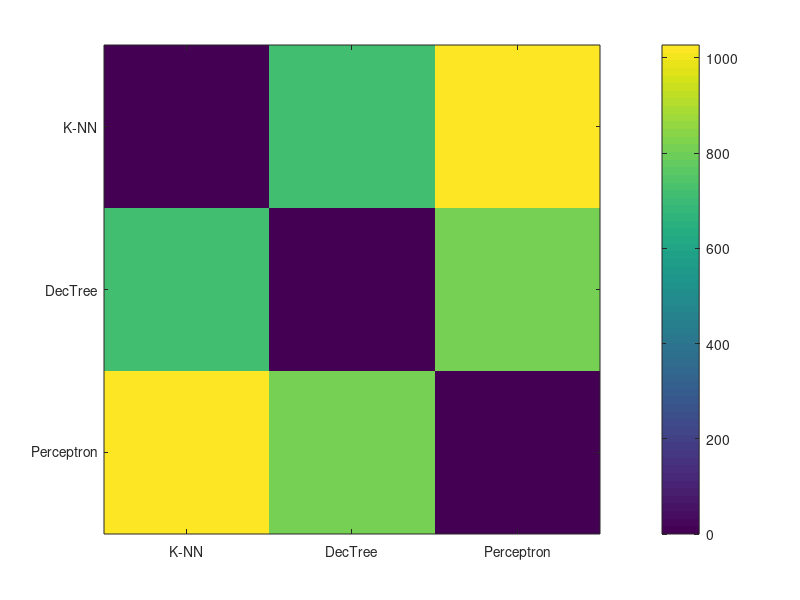

This chart was generated by the following MATLAB code:
%Jared Wilson 
%ensemble attempt
clear;

yhat_knn  = load('yhat_knn.mat');
yhat_knn = yhat_knn.yhat_knn;
yhat_dec  = load('yhat_decTree');
yhat_dec = yhat_dec.yhat;
yhat_perc = load('yhat_perc.mat');
yhat_perc = yhat_perc.yhat;


yhat_ens = [yhat_knn yhat_dec yhat_perc];

yhat_tot = mode(yhat_ens,2);

dlmwrite('submit.txt', yhat_tot);

dlmwrite('submit.txt', yhat_dec);

%create confusion matrix to show percent aggree between each model
yhat_NEG = yhat_ens;
yhat_NEG(yhat_ens == 0) = -1;

agreeMAT = yhat_NEG'*yhat_NEG;
agreeMAT = abs(agreeMAT - length(yhat_knn))./2;

figure(1)
imagesc(agreeMAT);
colorbar;
set(gca,'XTick',[1:3])
set(gca,'YTick',[1:3])
set(gca,'XTickLabel',{'K-NN','DecTree', 'Perceptron'})
set(gca,'YTickLabel',{'K-NN','DecTree', 'Perceptron'})
